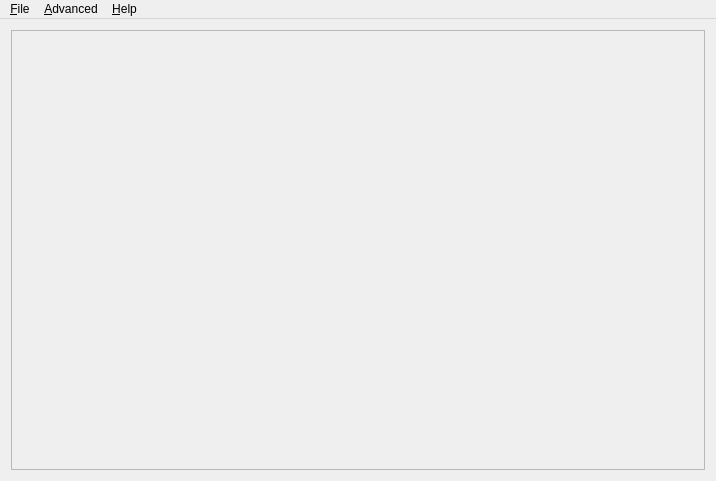
<?xml version="1.0" encoding="UTF-8"?>
<ui version="4.0">
 <class>MainWindow</class>
 <widget class="QMainWindow" name="MainWindow">
  <property name="geometry">
   <rect>
    <x>0</x>
    <y>0</y>
    <width>716</width>
    <height>481</height>
   </rect>
  </property>
  <property name="acceptDrops">
   <bool>true</bool>
  </property>
  <property name="windowTitle">
   <string/>
  </property>
  <widget class="QWidget" name="centralWidget">
   <layout class="QVBoxLayout" name="verticalLayout">
    <item>
     <widget class="ComboFrame" name="frameCombos">
      <property name="frameShape">
       <enum>QFrame::StyledPanel</enum>
      </property>
      <property name="frameShadow">
       <enum>QFrame::Raised</enum>
      </property>
     </widget>
    </item>
   </layout>
  </widget>
  <widget class="QMenuBar" name="menuBar">
   <property name="geometry">
    <rect>
     <x>0</x>
     <y>0</y>
     <width>716</width>
     <height>22</height>
    </rect>
   </property>
   <widget class="QMenu" name="menuFile">
    <property name="title">
     <string>&amp;File</string>
    </property>
    <addaction name="actionEnableDisableAbbrevio"/>
    <addaction name="separator"/>
    <addaction name="actionShowPreferencesDialog"/>
    <addaction name="separator"/>
    <addaction name="actionExit"/>
   </widget>
   <widget class="QMenu" name="menu_Help">
    <property name="title">
     <string>&amp;Help</string>
    </property>
    <addaction name="actionGettingStarted"/>
    <addaction name="actionVisitAbbrevioWiki"/>
    <addaction name="actionShowReleaseNotes"/>
    <addaction name="actionReportBug"/>
    <addaction name="separator"/>
    <addaction name="actionShowAboutDialog"/>
   </widget>
   <widget class="QMenu" name="menu_Advanced">
    <property name="title">
     <string>&amp;Advanced</string>
    </property>
    <addaction name="actionShowLogWindow"/>
    <addaction name="actionOpenLogFile"/>
    <addaction name="separator"/>
    <addaction name="actionBackup"/>
    <addaction name="actionRestore"/>
    <addaction name="separator"/>
    <addaction name="actionGenerateCheatSheet"/>
    <addaction name="separator"/>
   </widget>
   <addaction name="menuFile"/>
   <addaction name="menu_Advanced"/>
   <addaction name="menu_Help"/>
  </widget>
  <action name="actionExit">
   <property name="text">
    <string>E&amp;xit Abbrevio</string>
   </property>
   <property name="iconText">
    <string notr="true">Exit &lt;insertAppNameHere&gt;</string>
   </property>
   <property name="toolTip">
    <string>Exit Abbrevio</string>
   </property>
   <property name="shortcut">
    <string>Ctrl+Q</string>
   </property>
  </action>
  <action name="actionVisitAbbrevioWiki">
   <property name="text">
    <string>&amp;Abbrevio Wiki</string>
   </property>
   <property name="shortcut">
    <string>Shift+F1</string>
   </property>
  </action>
  <action name="actionShowAboutDialog">
   <property name="text">
    <string>&amp;About Abbrevio</string>
   </property>
   <property name="shortcut">
    <string>F1</string>
   </property>
  </action>
  <action name="actionEnableDisableAbbrevio">
   <property name="text">
    <string notr="true">#EnableDisableAbbrevio#</string>
   </property>
   <property name="iconText">
    <string notr="true">#EnableDisableAbbrevio#</string>
   </property>
   <property name="toolTip">
    <string notr="true">#EnableDisableAbbrevio#</string>
   </property>
  </action>
  <action name="actionShowPreferencesDialog">
   <property name="text">
    <string>Preferences</string>
   </property>
   <property name="shortcut">
    <string>Ctrl+,</string>
   </property>
  </action>
  <action name="actionOpenLogFile">
   <property name="text">
    <string>Open &amp;Log File</string>
   </property>
   <property name="toolTip">
    <string>Open the log file</string>
   </property>
   <property name="shortcut">
    <string>Ctrl+Shift+L</string>
   </property>
  </action>
  <action name="actionGettingStarted">
   <property name="text">
    <string>&amp;Getting Started</string>
   </property>
   <property name="toolTip">
    <string>Getting Started</string>
   </property>
   <property name="shortcut">
    <string>Ctrl+F1</string>
   </property>
  </action>
  <action name="actionShowReleaseNotes">
   <property name="text">
    <string>&amp;Release Notes</string>
   </property>
   <property name="shortcut">
    <string>Ctrl+Shift+F1</string>
   </property>
  </action>
  <action name="actionBackup">
   <property name="text">
    <string>&amp;Back Up</string>
   </property>
   <property name="toolTip">
    <string>Back up the combo list.</string>
   </property>
  </action>
  <action name="actionRestore">
   <property name="text">
    <string>&amp;Restore</string>
   </property>
   <property name="toolTip">
    <string>Restore the combo list from a backup.</string>
   </property>
  </action>
  <action name="actionReportBug">
   <property name="text">
    <string>Report &amp;Bug</string>
   </property>
   <property name="shortcut">
    <string>Ctrl+Alt+F1</string>
   </property>
  </action>
  <action name="actionGenerateCheatSheet">
   <property name="text">
    <string>&amp;Generate Cheat Sheet</string>
   </property>
   <property name="toolTip">
    <string>Generate a cheat sheet that can be imported into a spreadsheet application, formatted and printed.</string>
   </property>
   <property name="shortcut">
    <string>Ctrl+Alt+Shift+C</string>
   </property>
  </action>
  <action name="action_Show_Log_Window">
   <property name="text">
    <string>Show Log &amp;Window</string>
   </property>
  </action>
  <action name="actionShowLogWindow">
   <property name="text">
    <string>Show Log &amp;Window</string>
   </property>
   <property name="toolTip">
    <string>Show the log window</string>
   </property>
   <property name="shortcut">
    <string>Ctrl+Alt+Shift+L</string>
   </property>
  </action>
 </widget>
 <layoutdefault spacing="6" margin="11"/>
 <customwidgets>
  <customwidget>
   <class>ComboFrame</class>
   <extends>QFrame</extends>
   <header>Combo/ComboFrame.h</header>
   <container>1</container>
  </customwidget>
 </customwidgets>
 <resources>
  <include location="Abbrevio.qrc"/>
 </resources>
 <connections>
  <connection>
   <sender>actionExit</sender>
   <signal>triggered()</signal>
   <receiver>MainWindow</receiver>
   <slot>onActionExit()</slot>
   <hints>
    <hint type="sourcelabel">
     <x>-1</x>
     <y>-1</y>
    </hint>
    <hint type="destinationlabel">
     <x>299</x>
     <y>199</y>
    </hint>
   </hints>
  </connection>
  <connection>
   <sender>actionEnableDisableAbbrevio</sender>
   <signal>triggered()</signal>
   <receiver>MainWindow</receiver>
   <slot>onActionEnableDisableAbbrevio()</slot>
   <hints>
    <hint type="sourcelabel">
     <x>-1</x>
     <y>-1</y>
    </hint>
    <hint type="destinationlabel">
     <x>346</x>
     <y>290</y>
    </hint>
   </hints>
  </connection>
  <connection>
   <sender>actionShowAboutDialog</sender>
   <signal>triggered()</signal>
   <receiver>MainWindow</receiver>
   <slot>onActionShowAboutDialog()</slot>
   <hints>
    <hint type="sourcelabel">
     <x>-1</x>
     <y>-1</y>
    </hint>
    <hint type="destinationlabel">
     <x>346</x>
     <y>290</y>
    </hint>
   </hints>
  </connection>
  <connection>
   <sender>actionShowPreferencesDialog</sender>
   <signal>triggered()</signal>
   <receiver>MainWindow</receiver>
   <slot>onActionShowPreferencesDialog()</slot>
   <hints>
    <hint type="sourcelabel">
     <x>-1</x>
     <y>-1</y>
    </hint>
    <hint type="destinationlabel">
     <x>346</x>
     <y>290</y>
    </hint>
   </hints>
  </connection>
  <connection>
   <sender>actionOpenLogFile</sender>
   <signal>triggered()</signal>
   <receiver>MainWindow</receiver>
   <slot>onActionOpenLogFile()</slot>
   <hints>
    <hint type="sourcelabel">
     <x>-1</x>
     <y>-1</y>
    </hint>
    <hint type="destinationlabel">
     <x>346</x>
     <y>290</y>
    </hint>
   </hints>
  </connection>
  <connection>
   <sender>actionBackup</sender>
   <signal>triggered()</signal>
   <receiver>MainWindow</receiver>
   <slot>onActionBackup()</slot>
   <hints>
    <hint type="sourcelabel">
     <x>-1</x>
     <y>-1</y>
    </hint>
    <hint type="destinationlabel">
     <x>331</x>
     <y>237</y>
    </hint>
   </hints>
  </connection>
  <connection>
   <sender>actionRestore</sender>
   <signal>triggered()</signal>
   <receiver>MainWindow</receiver>
   <slot>onActionRestore()</slot>
   <hints>
    <hint type="sourcelabel">
     <x>-1</x>
     <y>-1</y>
    </hint>
    <hint type="destinationlabel">
     <x>331</x>
     <y>237</y>
    </hint>
   </hints>
  </connection>
  <connection>
   <sender>actionGenerateCheatSheet</sender>
   <signal>triggered()</signal>
   <receiver>MainWindow</receiver>
   <slot>onActionGenerateCheatSheet()</slot>
   <hints>
    <hint type="sourcelabel">
     <x>-1</x>
     <y>-1</y>
    </hint>
    <hint type="destinationlabel">
     <x>331</x>
     <y>237</y>
    </hint>
   </hints>
  </connection>
  <connection>
   <sender>actionShowLogWindow</sender>
   <signal>triggered()</signal>
   <receiver>MainWindow</receiver>
   <slot>onActionShowLogWindow()</slot>
   <hints>
    <hint type="sourcelabel">
     <x>-1</x>
     <y>-1</y>
    </hint>
    <hint type="destinationlabel">
     <x>357</x>
     <y>240</y>
    </hint>
   </hints>
  </connection>
 </connections>
 <slots>
  <slot>onActionExit()</slot>
  <slot>onActionShowMainWindow()</slot>
  <slot>onActionEnableDisableAbbrevio()</slot>
  <slot>onActionShowAboutDialog()</slot>
  <slot>onActionShowPreferencesDialog()</slot>
  <slot>onActionOpenLogFile()</slot>
  <slot>onActionBackup()</slot>
  <slot>onActionRestore()</slot>
  <slot>onActionGenerateCheatSheet()</slot>
  <slot>onActionShowLogWindow()</slot>
 </slots>
</ui>
